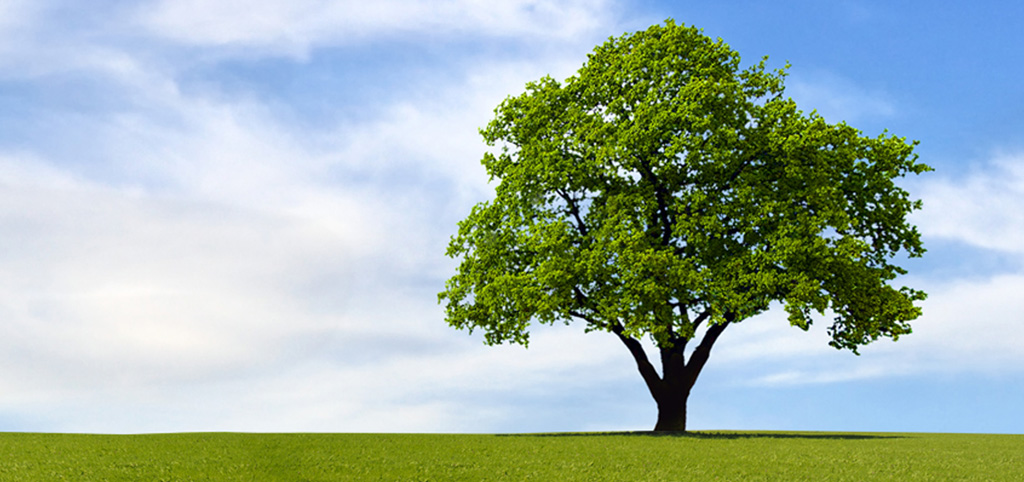
#> input picture image_processing/tree.jpg, 1024 x 482 px
$ python imgseg.py
#> lines starting #> are read from the running program, lines starting #| are printed output that depends on the picture; after the words box and inside, x2 and y2 are one past the last pixel; in counts of white or black regions, pixels touching at a corner belong together
import numpy as np
import cv2
from matplotlib import pyplot as plt

img = cv2.imread('tree.jpg')
#> img is the input picture: shape (482, 1024, 3); mean B, G, R 170.8, 180.2, 160.8
mask = np.zeros(img.shape[:2],np.uint8)

bgdModel = np.zeros((1,65),np.float64)
fgdModel = np.zeros((1,65),np.float64)

# [7 lines of commented-out code are left out]
newmask = cv2.imread('tree_mask.jpg',0)
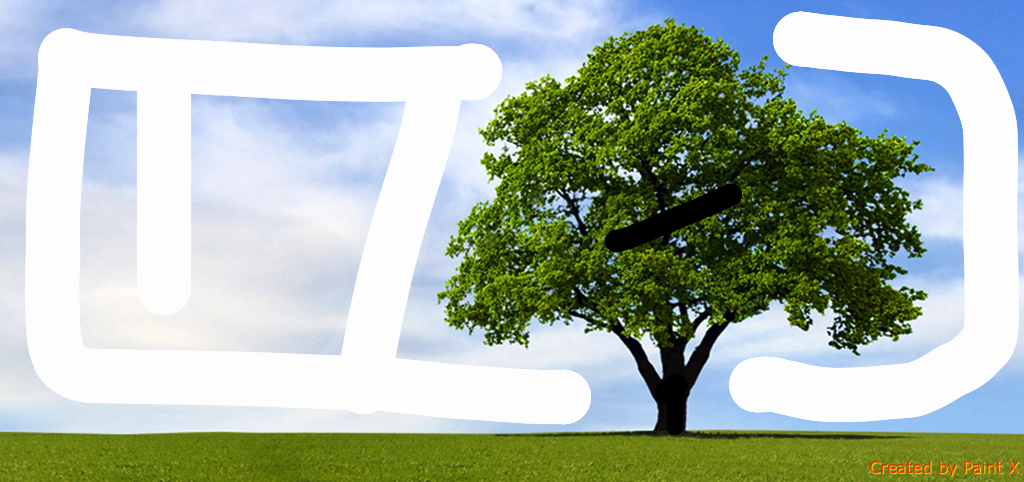
#> input picture image_processing/tree_mask.jpg, 1024 x 482 px
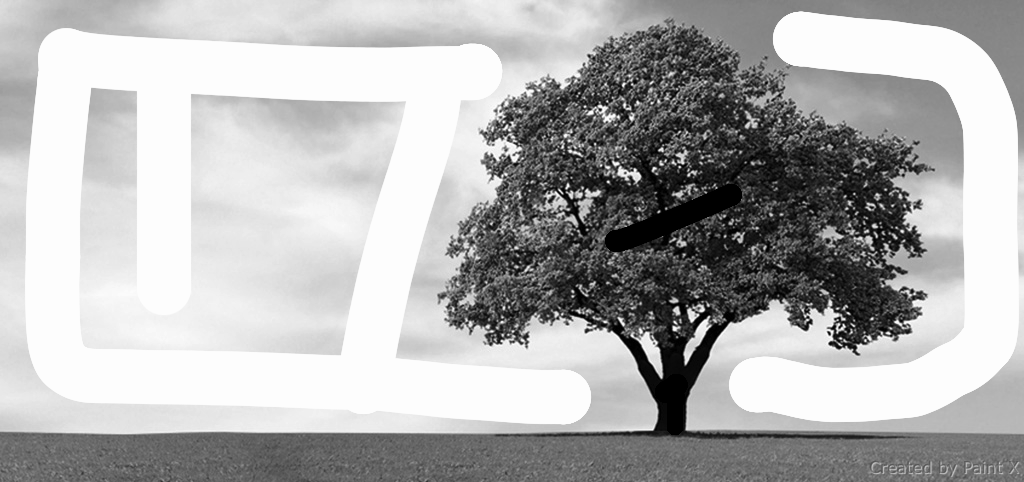
#> newmask: shape (482, 1024); min 0, max 255, mean 176.8

# whereever it is marked white (sure foreground), change mask=1
# whereever it is marked black (sure background), change mask=0
mask[newmask == 0] = 0
mask[newmask == 255] = 1

mask, bgdModel, fgdModel = cv2.grabCut(img,mask,None,bgdModel,fgdModel,5,cv2.GC_INIT_WITH_MASK)
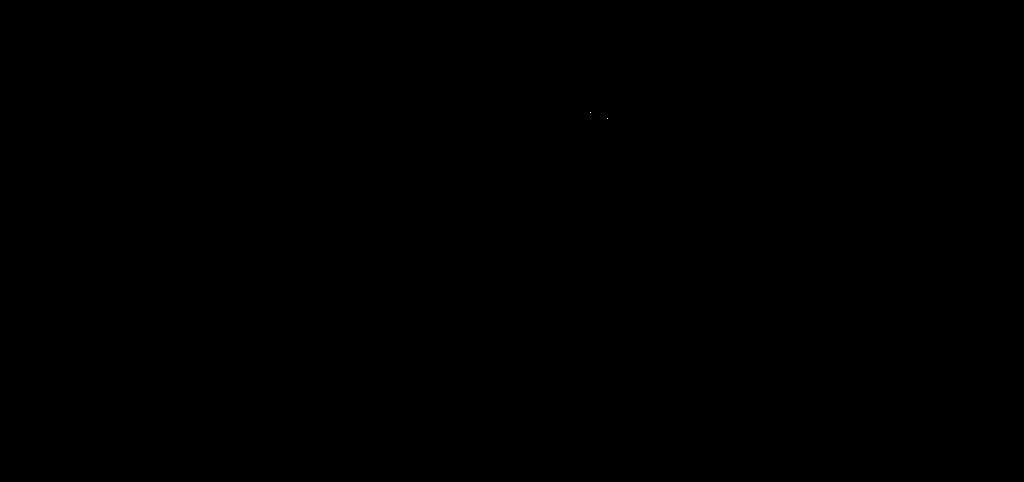
#> mask: shape (482, 1024); values 0 (black) and 1 (white), 0% white in thin lines or dots, all inside (x1, y1, x2, y2) = (590, 112, 608, 119)

mask = np.where((mask==2)|(mask==0),0,1).astype('uint8')
img = img*mask[:,:,np.newaxis]
plt.imshow(img),plt.colorbar(),plt.show()
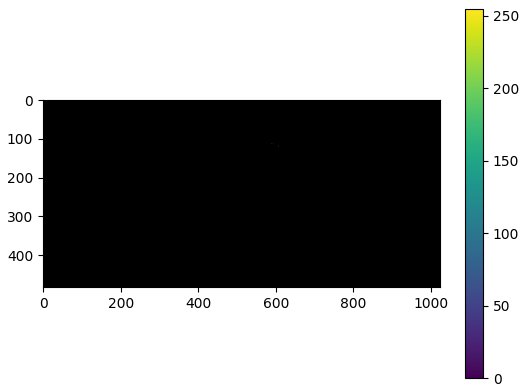
#> figure drawn by matplotlib, 2 panels
